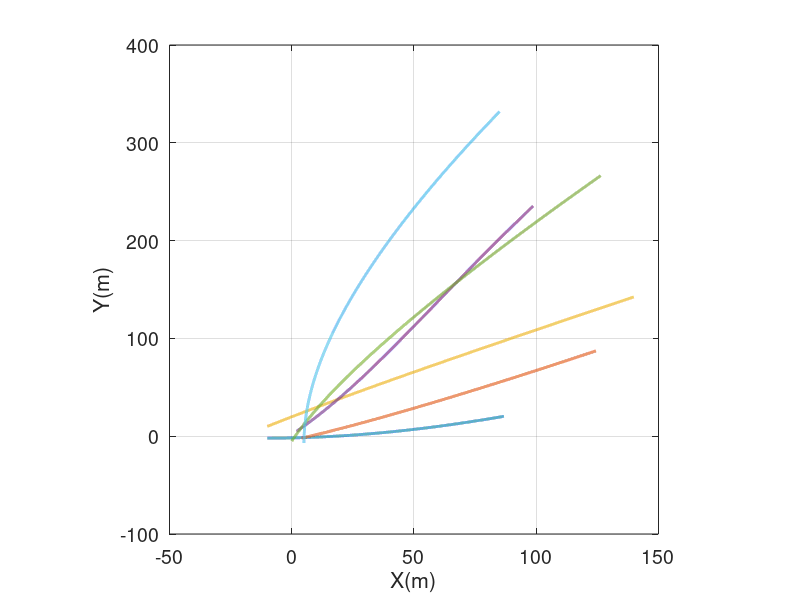
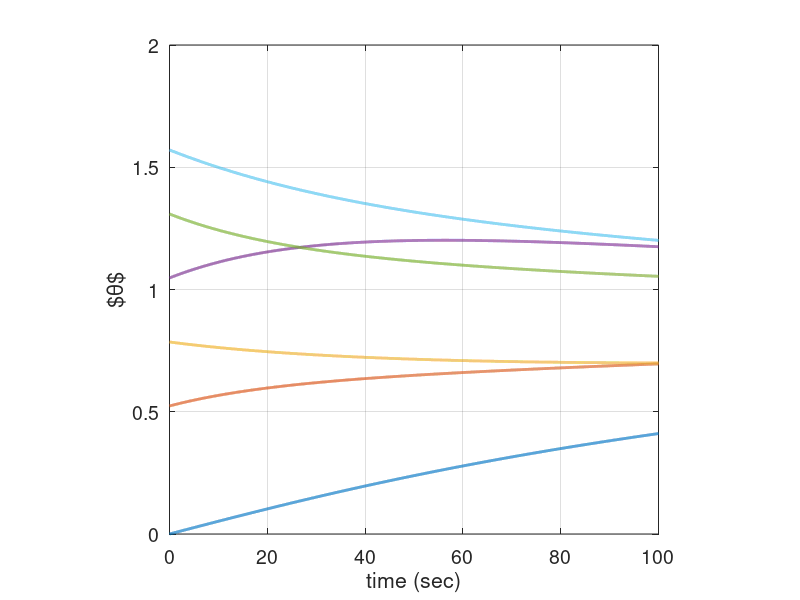
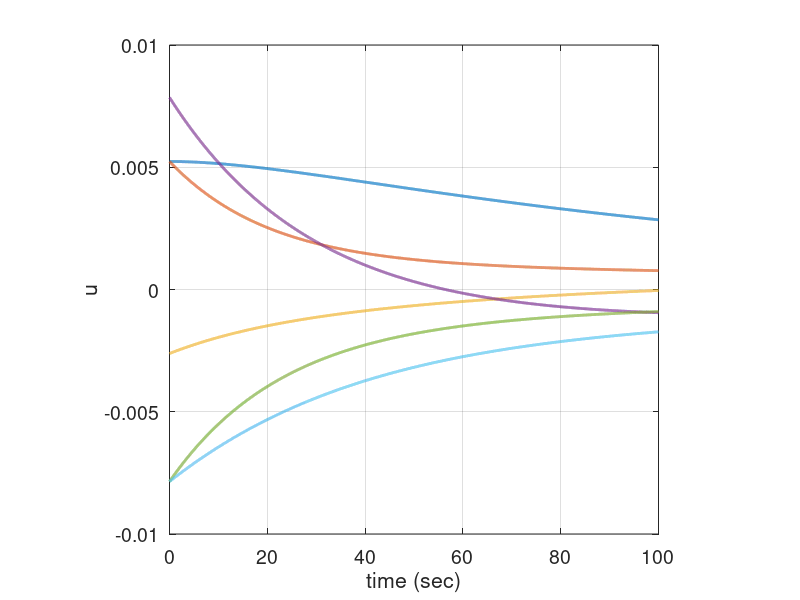

The MATLAB script that drew these images, in order:
close all;
clear all;
clc;          

% Note: Above three commands close all previous windows, clear work space and command window

tic

N=6; % number of robots


%% Initialize 

% first robot
x(1)     =  -10;           % x-position
y(1)     =  -2;            % y-position
theta(1) =   0*pi/180;     % velocity direction (converted from degrees to radian)
v(1) = 1.0;                % speed


% second robot
x(2)     =  4;
y(2)     = -2;
theta(2) =  30*pi/180;
v(2) = 1.5;

% 3rd robot
x(3)     =  -10;           % x-position
y(3)     =  10;            % y-position
theta(3) =   45*pi/180;     % velocity direction (converted from degrees to radian)
v(3) = 2.0;                % speed


% 4th robot
x(4)     =  2;
y(4)     = 5;
theta(4) = 60*pi/180;
v(4) = 2.5;

% 5th robot
x(5)     =  0;           % x-position
y(5)     =  -5;            % y-position
theta(5) =   75*pi/180;     % velocity direction (converted from degrees to radian)
v(5) = 3.0;                % speed


% 6th robot
x(6)     =  5;
y(6)     = -7;
theta(6) =  90*pi/180;
v(6) = 3.5;



% Note: In MATLAB, it is recommended to do calculations in matrix
% notations. Here, we form row matrices x, y, and theta for x-position, y-position and velocity directions, respectively.
% The components of these vectors corrspond to indivial robots. 
% For instance x(1) and x(2) above are the first and second components of
% the row matrix x = [x(1) x(2)], and denotes the x-positions of the first and
% second robots, respectively. Similarly, it is true for vectors y = [y(1)
% y(2)] and theta = [theta(1) theta(2). 

%% controller gain

K = 0.01;

%% simulation time

T  = 100;         % total time
dt = 0.01;        % step size


%% store variables for offline plot
iStep = 1;
xStore  = zeros(round(T/dt),N);
yStore  = zeros(round(T/dt),N);
thetaStore = zeros(round(T/dt),N);
uStore  = zeros(round(T/dt),N);
time = zeros(round(T/dt),1);

%% Control Loop

for t = 0:dt:T
        
%% control law
    

    %partA
    %% u(1) = K*(theta(6) + theta(5) + theta(4) + theta(3) + theta(2) - 5 *theta(1)); % control law for the first robot
    %% u(2) = K*(theta(6) + theta(5) + theta(4) + theta(3) + theta(1) - 5 *theta(2)); % control law for the second robot 
    %% u(3) = K*(theta(6) + theta(5) + theta(4) + theta(2) + theta(1) - 5 *theta(3)); % control law for the second robot 
    %% u(4) = K*(theta(6) + theta(5) + theta(2) + theta(3) + theta(1) - 5 *theta(4)); % control law for the second robot 
    %% u(5) = K*(theta(6) + theta(2) + theta(4) + theta(3) + theta(1) - 5 *theta(5)); % control law for the second robot 
    %% u(6) = K*(theta(2) + theta(5) + theta(4) + theta(3) + theta(1) - 5 *theta(6)); % control law for the second robot 

  %partB 
  u(1) = K*(theta(2) - theta(1));
  u(2) = K*(theta(1) + theta(3) + theta(5) - 3*theta(2));
  u(3) = K*(theta(2) - theta(3));
  u(4) = K*(theta(5) + theta(6) - 2*theta(4));
  u(5) = K*(theta(6) + theta(4) + theta(2) - 3 * theta(5));
  u(6) = K*(theta(5) + theta(4) - 2*theta(6));
    
    %partC
    % u(1) = K*(theta(2) - theta(1));
    %u(2) = K*(theta(1) + theta(3) - 2*theta(2));
    %u(3) = K*(theta(2) - theta(3));
    %u(4) = K*(theta(5) + theta(6) - 2*theta(4));
    %u(5) = K*(theta(6) + theta(4) - 2*theta(5));
    %u(6) = K*(theta(5) + theta(4) - 2*theta(6));
 
  
 
%% update 
 
x = x + v.*cos(theta)*dt;
y = y + v.*sin(theta)*dt;
theta = theta + u*dt;  % Implmentation using Euler's method in matrix notation
         
%% store for offline plotting
xStore(iStep,:) = x;    
yStore(iStep,:) = y;    
thetaStore(iStep,:) = theta; 
uStore(iStep,:) = u; 
time(iStep,:) = t;
iStep = iStep + 1;
%% 
drawnow

end

% plotting

%% trajactories of robots

figure(1)
plot(xStore,yStore,'LineWidth',2); hold on
set(gca,'fontsize',14,'Fontname','Helvetica');
xlabel('X(m)');
ylabel('Y(m)');
grid on
axis equal
axis square

 %% velocity directions 
 
figure(2)
plot(time(1:end,:), thetaStore(1:end,:), 'LineWidth',2); hold on
set(gca,'fontsize',14,'Fontname','Helvetica');
xlabel('time (sec)');
ylabel('$\theta$');
grid on
axis equal
axis square

 %% control inputs 
 
figure(3)
plot(time(1:end,:), uStore(1:end,:), 'LineWidth',2); hold on
set(gca,'fontsize',14,'Fontname','Helvetica');
xlabel('time (sec)');
ylabel('u');
grid on
axis equal
axis square

toc